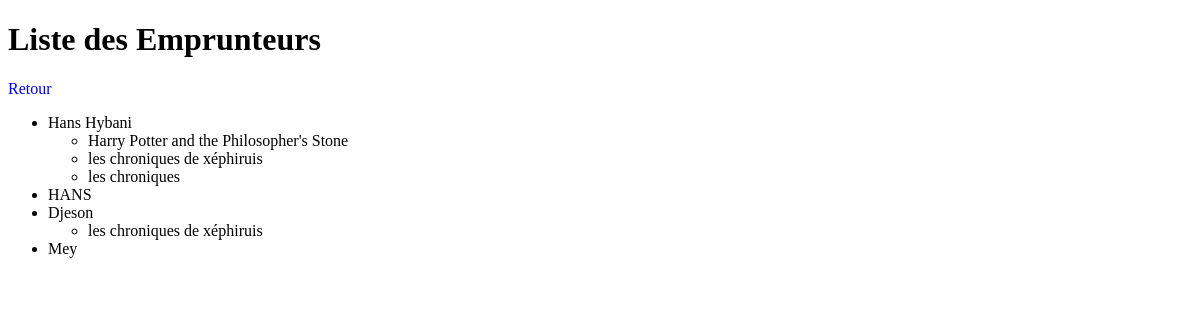
Before: /emprunt/ with the older database file.
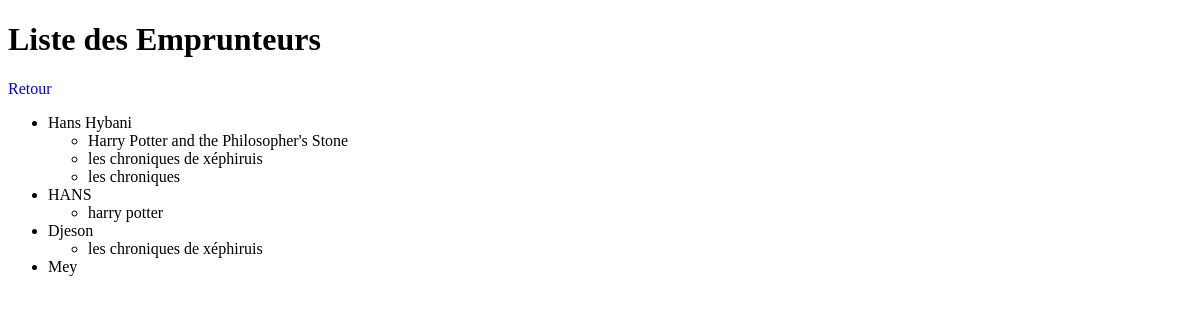
After: the same page with the newer database file.
### bibliotecaire/models.py (models this page shows, shortened)
class emprunteur(models.Model):
    nom = models.CharField(max_length=45)
    bloque = models.BooleanField(default=False)
    nb_emprunts = models.IntegerField(default=0)

class Media(models.Model):
    name = models.CharField(max_length=45)
    dateEmprunt = models.DateField(null=True, blank=True)
    disponible = models.BooleanField(default=True)
    emprunteur = models.ForeignKey('Emprunteur', on_delete=models.SET_NULL, null=True, blank=True)
    class Meta:
        abstract = True

class livre(Media):
    auteur = models.CharField(max_length=45)

class dvd(Media):
    realisateur = models.CharField(max_length=45)

### bibliotecaire/views.py (the view)
# urls.py: path('emprunt/', bibliotecaire_views.emprunt_voir),
def emprunt_voir(request):
    emprunteurs = emprunteur.objects.all()
    context = {'emprunteurs': emprunteurs}
    return render(request, './emprunteur.html', context)

### bibliotecaire/templates/emprunteur.html (shortened to what this page needs)
{% load static %}
<!DOCTYPE html>
<html lang="en">
<head>
        <link rel="stylesheet" href="{% static '/styles.css' %}" />
</head>
<body>
    <h1>Liste des Emprunteurs</h1>
    <a href="/retourbibliomedia/">Retour</a>
    <ul>
        {% for emprunteur in emprunteurs %}
            <li>{{ emprunteur.nom }}</li>
            <ul>
                {% for livre in emprunteur.livre_set.all %}
                    <li>{{ livre.name }}
                {% endfor %}
                {% for dvd in emprunteur.dvd_set.all %}
                    <li>{{ dvd.name }}
                {% endfor %}
            </ul>
        {% endfor %}
    </ul>
</body>
</html>

Changed rows visible on the page:
changed emprunteur "HANS": gains livre (name "harry potter")
